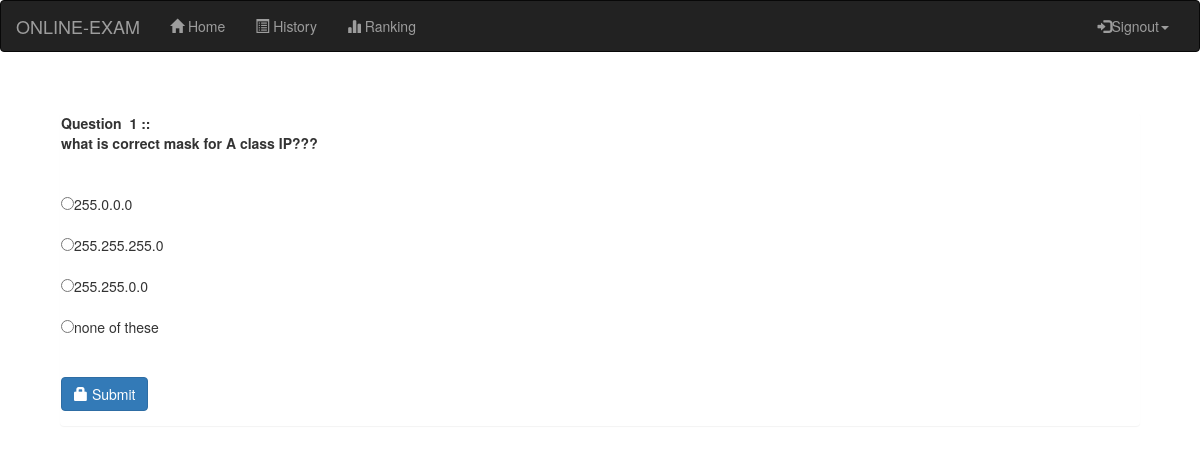
The page /landingpage.php?q=quiz&step=2&eid=558922ec03021&n=1&t=2 (signed in) on the database its author committed.
### tables this page shows
CREATE TABLE `questions` (
  `eid` text NOT NULL,
  `qid` text NOT NULL,
  `qns` text NOT NULL,
  `choice` int(10) NOT NULL,
  `sn` int(11) NOT NULL
);

CREATE TABLE `options` (
  `qid` varchar(50) NOT NULL,
  `option` varchar(5000) NOT NULL,
  `optionid` text NOT NULL
);

### landingpage.php (the view, shortened to what this page needs)
<html>
<head>
    <link rel="stylesheet" href="https://maxcdn.bootstrapcdn.com/bootstrap/3.3.7/css/bootstrap.min.css">
</head>
<body>
    <?php
    include_once 'config.php';
    ?>
    <div class="navbar navbar-inverse">
        <div class="container-fluid">
            <div class="row">
                <div class="col-lg-12">
                    <div class="navbar-header">
                        <a href="#" class="navbar-brand">ONLINE-EXAM</a>
                    </div>
                    <div class="navbar-collapse collapse" id="mobile_menu">
                        <ul class="nav navbar-nav">
                            <li <?php if (@$_GET['q'] == 1) echo 'class="active"'; ?>><a href="landingpage.php?q=1"><span class="glyphicon glyphicon-home" aria-hidden="true"></span>&nbsp;Home<span class="sr-only">(current)</span></a></li>
                            <li <?php if (@$_GET['q'] == 2) echo 'class="active"'; ?>><a href="landingpage.php?q=2"><span class="glyphicon glyphicon-list-alt" aria-hidden="true"></span>&nbsp;History</a></li>
                            <li <?php if (@$_GET['q'] == 3) echo 'class="active"'; ?>><a href="landingpage.php?q=3"><span class="glyphicon glyphicon-stats" aria-hidden="true"></span>&nbsp;Ranking</a></li>
                        </ul>
                        <ul class="nav navbar-nav navbar-right">
                            <li><a href="#" class="dropdown-toggle" data-toggle="dropdown"><span class="glyphicon glyphicon-log-in"></span>Signout<span class="caret"></span></a>
                            </li>
                        </ul>
                    </div>
                </div>
            </div>
        </div>
    </div>
    <?php
    if (@$_GET['q'] == 'quiz' && @$_GET['step'] == 2) {
        $eid = @$_GET['eid'];
        $sn = @$_GET['n'];
        $total = @$_GET['t'];
        $q = mysqli_query($con, "SELECT * FROM questions WHERE eid='$eid' AND sn='$sn' ");
        echo '<div class="panel" style="margin:5%">';
        while ($row = mysqli_fetch_array($q)) {
            $qns = $row['qns'];
            $qid = $row['qid'];
            echo '<b>Question &nbsp;' . $sn . '&nbsp;::<br />' . $qns . '</b><br /><br />';
        }
        $q = mysqli_query($con, "SELECT * FROM options WHERE qid='$qid' ");
        echo '<form action="update.php?q=quiz&step=2&eid=' . $eid . '&n=' . $sn . '&t=' . $total . '&qid=' . $qid . '" method="POST"  class="form-horizontal">
<br />';
        while ($row = mysqli_fetch_array($q)) {
            $option = $row['option'];
            $optionid = $row['optionid'];
            echo '<input type="radio" name="ans" value="' . $optionid . '">' . $option . '<br /><br />';
        }
        echo '<br /><button type="submit" class="btn btn-primary"><span class="glyphicon glyphicon-lock" aria-hidden="true"></span>&nbsp;Submit</button></form></div>';
    }
    ?>
</body>
</html>

### rows shown on the page
questions: qns "what is correct mask for A class IP???"
options: option "255.0.0.0"
options: option "255.255.255.0"
options: option "255.255.0.0"
options: option "none of these"
